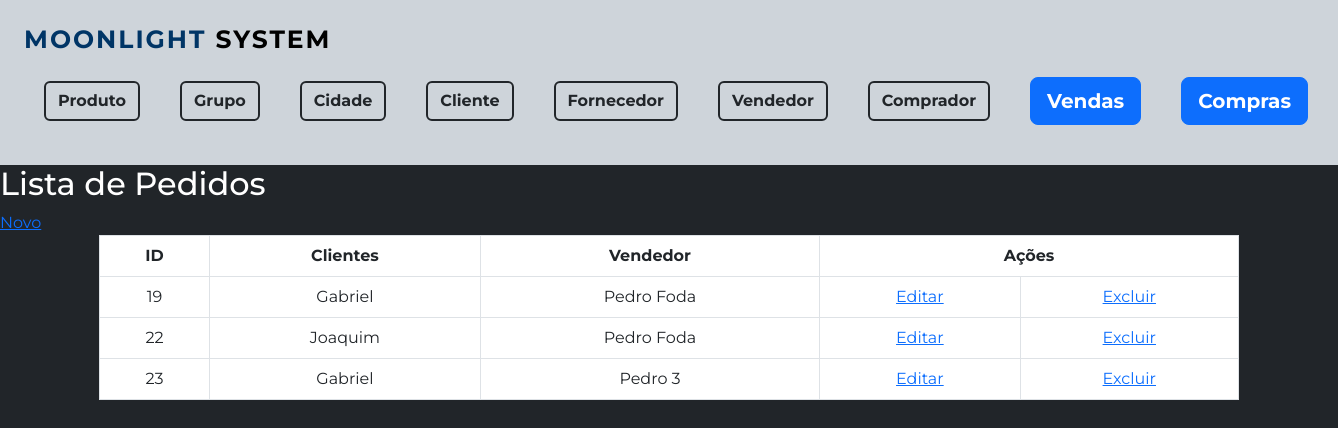
Page /Pedido/formListaPedido.php on the committed database.
### tables this page shows
CREATE TABLE `tb_pedido` (
  `id_pedido` int(11) NOT NULL,
  `fk_id_cliente` int(11) NOT NULL,
  `fk_id_vendedor` int(11) NOT NULL
);

CREATE TABLE `tb_cliente` (
  `id_cliente` int(11) NOT NULL,
  `nm_cliente` varchar(55) DEFAULT NULL,
  `cpf_cliente` varchar(11) DEFAULT NULL,
  `fk_id_cidade` int(11) NOT NULL
);

CREATE TABLE `tb_vendedor` (
  `id_vendedor` int(11) NOT NULL,
  `nm_vendedor` varchar(55) NOT NULL
);

### Pedido/formListaPedido.php (the view, shortened to what this page needs)
<?php
include '../formMenu.php';
include '../conexao/conecta.php';
$sql="SELECT ped.id_pedido, cli.nm_cliente, ven.nm_vendedor FROM tb_pedido ped INNER JOIN tb_cliente cli ON cli.id_cliente=ped.fk_id_cliente INNER JOIN tb_vendedor ven ON ven.id_vendedor=ped.fk_id_vendedor";
$resultado= mysqli_query($conexao,$sql);
?>
<h2> Lista de Pedidos</h2>
<a href="formPedido.php">Novo</a>
<table class="table table-bordered bg-white container text-center">
	<tr>
		<th>ID </th>
		<th>Clientes</th>
		<th>Vendedor</th>
		<th colspan="2">Ações</th>
	</tr>
	<?php
         while ( $item=mysqli_fetch_array($resultado)) {
         	echo "<tr>";
         	echo "<td> $item[id_pedido] </td>";
         	echo "<td> $item[nm_cliente] </td>";
         	echo "<td> $item[nm_vendedor] </td>";
         	echo "<td><a href='formPedido.php?id=$item[id_pedido]'>Editar</a></td>";
         	echo "<td><a href='formExcluirPedido.php?id=$item[id_pedido]'>Excluir</a></td>";
         }
?>
</table>

### formMenu.php (style rules this page uses)
body { background-color: #212529; color: #fff; font-family: 'Montserrat', sans-serif; }

### rows in the picture
tb_pedido: id_pedido "19", tb_cliente.nm_cliente "Gabriel", tb_vendedor.nm_vendedor "Pedro Foda"
tb_pedido: id_pedido "22", tb_cliente.nm_cliente "Joaquim", tb_vendedor.nm_vendedor "Pedro Foda"
tb_pedido: id_pedido "23", tb_cliente.nm_cliente "Gabriel", tb_vendedor.nm_vendedor "Pedro 3"
